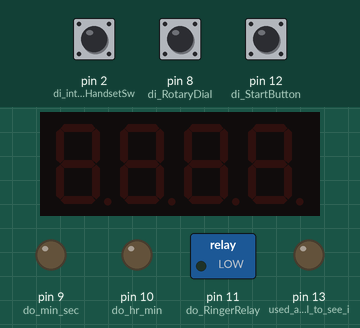
This sketch was run on a simulated Arduino Uno, built with avr-gcc and run on an emulated ATmega328P. On the bench: 4-digit seven-segment display, switched loads named in the sketch (green lamp = pin HIGH), output pins drawn as LEDs (lit = HIGH). Dashed ring = blinking. The test bench sets the inputs (shaded band); at power-on: pin 8 (di_RotaryDial) HIGH, pin 12 (di_StartButton) HIGH, pin 2 (di_interrupt_HandsetSw) HIGH.

Above: at 1.2 s.
1.3 s: pin 8 (di_RotaryDial) pulled LOW for 0.15 s
At 2.0 s:
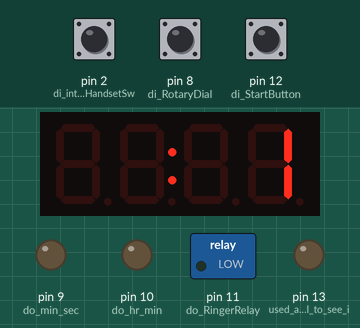
2.9 s: pin 12 (di_StartButton) pulled LOW for 0.15 s
At 4.1 s:
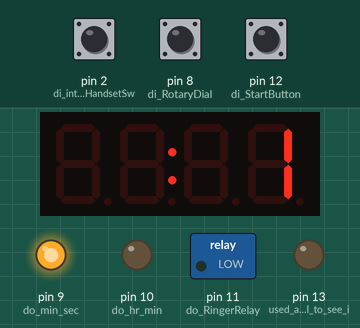
6.0 s: pin 2 (di_interrupt_HandsetSw) pulled LOW for 0.15 s
At 6.8 s:
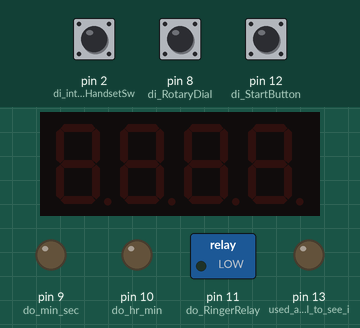
7.7 s: pin 2 (di_interrupt_HandsetSw) pulled LOW for 3.2 s
At 11.9 s:
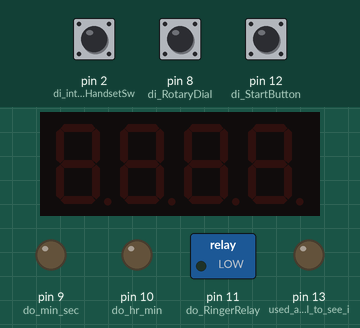
12.4 s: pin 8 (di_RotaryDial) pulled LOW for 1 s
At 12.9 s:
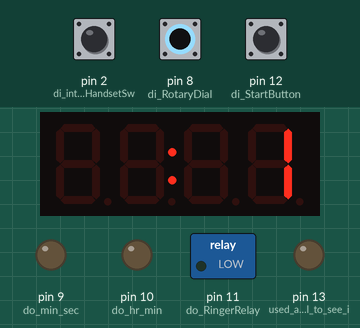
14.9 s: pin 12 (di_StartButton) pulled LOW for 1 s
At 16.81 s:
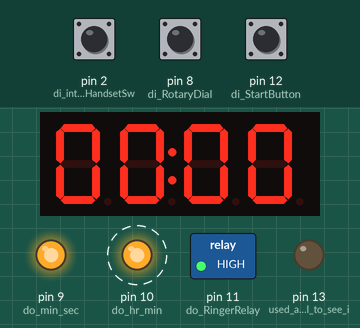
Timing chart, 0 to 19.9 s (numbered marks = the images above; inputs shaded):
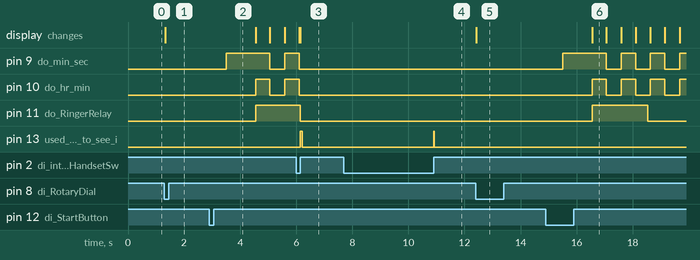

Measured:
- after the input at 1.3 s, the display: changes at once (image 1)
- after the input at 2.9 s, pin 9 (do_min_sec): LOW → HIGH after 0.60 s, → LOW 1.6 s later, → HIGH 0.52 s later; pin 10 (do_hr_min): LOW → HIGH after 1.7 s, → LOW 0.50 s later, → HIGH 0.52 s later; pin 11 (do_RingerRelay): LOW → HIGH after 1.7 s
- after the input at 6.0 s, pin 9 (do_min_sec), pin 10 (do_hr_min): goes on until 6.1 s, then stays LOW; pin 11 (do_RingerRelay): HIGH → LOW after 0.15 s instead of 0.54 s; pin 13 (used_as_a_visual_to_see_i): LOW → HIGH after 0.15 s, → LOW 0.07 s later
- after the input at 7.7 s, pin 13 (used_as_a_visual_to_see_i): LOW → HIGH after 3.2 s, → LOW 0.03 s later
- after the input at 12.4 s, the display: changes at once (image 5)
- after the input at 14.9 s, pin 9 (do_min_sec): LOW → HIGH after 0.60 s, then repeats every 1.0 s: LOW 0.52 s, HIGH 0.52 s; pin 10 (do_hr_min): alternates HIGH for 0.52 s and LOW for 0.52 s, starting after 1.7 s; pin 11 (do_RingerRelay): LOW → HIGH after 1.7 s, → LOW 2.0 s later; the display: changes after 1.7 s (image 6)
- what the display in image 6 shows lasts 0.5 s, from 16.6 s to 17.1 s

The sketch:

Rotary_Phone_Timer.ino
```cpp
#include <Arduino.h>
#include <TM1637Display.h>

/*
 * Rotary Phone Timer
 * V1.0.0
 */

//declaring pins
const byte do_RingerRelay = 11;          // digital output relay pin (to turn ringer on)
const byte do_hr_min = 10;               // digital output for hr/min LED
const byte do_min_sec = 9;               // digital output for min/sec LED
const byte di_StartButton = 12;          // digital input pin for PB to start timer
const byte di_RotaryDial = 8;            // digital input pin for rotary dial pulses
const byte di_interrupt_HandsetSw = 2;   // digital input pin for shutting off the ringer
const byte CLK = 4;                      // digital pin for the display CLK pin
const byte DIO = 5;                      // digital pin for the display DIO pin

const byte brightness = 4;               // brightness variable for display (0 is dimmest, 7 is brightest)

volatile byte inum = 1;                  // variable to count how many numbers have been input
volatile byte input_1 = 0;
volatile byte input_2 = 0;
volatile byte input_3 = 0;
volatile byte input_4 = 0;

volatile byte start_btn_state = HIGH;    // variable for start button state
volatile byte btn_press_type = 0;        // variable for single or double start button press

volatile byte pulse_count = 0;           // variable for how many pulses the rotary dial outputs
volatile byte count = 0;                 // variable for temporarily counting pulses until a single rotary dial input sequence is done
volatile byte pulse_state = LOW;         // variable for rotary dial pulse state
volatile byte prev_pulse_state = LOW;    // variable for previous rotary dial pulse state
volatile bool firsttime = true;          // variable to know if rotary dial input is in the first pulse or not

unsigned long COUNTDOWN_TIME = 0;        // variable for time (in sec) that is inputted

volatile unsigned long pulsetime_last = millis();      //
volatile unsigned long mainloop_time = millis();       //

// Create a display object of type TM1637Display
TM1637Display display(CLK, DIO);

void setup() {
  // put your setup code here, to run once:

  pinMode(do_RingerRelay, OUTPUT);                     // declare do_RingerRelay as output
  pinMode(do_hr_min, OUTPUT);                          // declare do_hr_min as output
  pinMode(do_min_sec, OUTPUT);                         // declare do_min_sec as output
  pinMode(di_RotaryDial, INPUT_PULLUP);                // declare di_RotaryDial as pullup input
  pinMode(di_interrupt_HandsetSw, INPUT_PULLUP);       // declare di_interrupt_HandsetSw as pullup input
  pinMode(di_StartButton, INPUT_PULLUP);               // declare di_StartButton as pullup input
  attachInterrupt(digitalPinToInterrupt(di_interrupt_HandsetSw), reset, RISING);  // make di_interrupt_HandsetSw a interrupt input pin

  pinMode(13, OUTPUT);                                 // used as a visual to see if reset was triggered

  // Set baud rate for serial monitor, can de-activate later
  //Serial.begin(9600);

  // Clear the display on program start-up
  display.setBrightness(brightness, false);
  display.clear(); // just using clear wasn't working properly so needed to set the brightness but turn the display off with false first

  // Set the display brightness
  display.setBrightness(brightness);
}

void loop() {
  digitalWrite(13, LOW);       // just used as a visual to see if reset was triggered, set back to low here after a reset
  display.setBrightness(brightness, true); // Needed to set display brightness back to 0 and on after the reset() function
  mainloop_time = millis();
  if (inum <= 4) {
    // Read the state of the rotary dial switch (reads HIGH when actuated)
    pulse_state = digitalRead(di_RotaryDial);
    // Set pulse count if no pulses detected
    if (((mainloop_time - pulsetime_last) >= 150) && (pulse_state == LOW)) {
      pulse_count = count;
      count = 0; // Reset count after displaying it so pulses count correctly next time rotary dial is used
      firsttime = true; //reset to true for next time the rotary dial is used
    } else if (pulse_state != prev_pulse_state) {  // Go to function to add pulse when change of pulse state is detected
      RotaryInput();
      delay(5); //Slight delay to avoid bouncing (only delay when change in pulse state is detected so not to delay every single loop thru)
    }
  }

  // Don't count pulses and update display if the first entry is a 0
  if ((inum == 1) && (pulse_count == 10)) {
    pulse_count = 0;
  } else {
    // if rotary input detected, store pulse count in correct register
    if (pulse_count > 0) {
      // Convert pulse_count of 10 into 0
      if (pulse_count == 10) {
        pulse_count = 0;
      }
      // Set the input values so each one is saved in the order inputted
      if (inum == 1) {
        input_1 = pulse_count;
      } else if (inum == 2) {
        input_2 = pulse_count;
      } else if (inum == 3) {
        input_3 = pulse_count;
      } else if (inum == 4) {
        input_4 = pulse_count;
      }

      COUNTDOWN_TIME = UpdateDisplay(pulse_count, input_1, input_2, input_3, input_4);
      pulse_count = 0; // Reset pulse count after displaying it so pulses count correctly next time rotary dial is used
      inum++; // index the inum count so input digit is in correct spot
    }
  }

  // Check for the start button being pressed
  start_btn_state = digitalRead(di_StartButton);
  // If button is pressed, begin sequence of events to start the timer
  if ((start_btn_state == LOW) && (COUNTDOWN_TIME != 0)) {
    SingleorDouble(); // Function to detect single or double button press
    StartTimer(); // Function to start timer count down
  }
}

void RotaryInput() {
  if ((pulse_state == HIGH) && (firsttime == true)) { //Pulse state went from low to high AND it's first pulse of the dial
    pulsetime_last = millis();
    count++;
    firsttime = false;
  } else if ((pulse_state == HIGH) && ((mainloop_time - pulsetime_last) < 150)) { //Pulse state went from low to high but it's not the first pulse of the dial
    count++;
    pulsetime_last = millis();
  }
  prev_pulse_state = pulse_state;
}

int UpdateDisplay(int number, byte digit_1, byte digit_2, byte digit_3, byte digit_4) {
  int total_time_sec = 0;
  int total_time_mod = 0;
  byte first_two = 0;
  byte last_two = 0;
  // Determine number to display as numbers are input from rotary dial
  if (inum == 1) {
    total_time_sec = number;
    last_two = number;
  } else if (inum == 2) {
    total_time_sec = ((digit_1 * 10) + number);
    last_two = total_time_sec;
  } else if (inum == 3) {
    total_time_sec = ((digit_1 * 60) + (digit_2 * 10) + number);
    first_two = digit_1;
    last_two = (digit_2 * 10) + digit_3;
  } else if (inum == 4) {
    total_time_sec = (((digit_1 * 10) + digit_2) * 60) + ((digit_3 * 10) + number);
    first_two = (digit_1 * 10) + digit_2;
    last_two = (digit_3 * 10) + digit_4;
  }

  if ((last_two >= 60) && (last_two <= 99)) {
    total_time_mod = (first_two * 100) + last_two;
    display.showNumberDecEx(total_time_mod, 0b01000000, false);
  } else {
    int minutes = total_time_sec / 60;
    int seconds = total_time_sec % 60;
    total_time_mod = (minutes * 100) + seconds;
    display.showNumberDecEx(total_time_mod, 0b01000000, false);
  }
  return total_time_mod;
}

void SingleorDouble() {
  byte num_of_presses = 0;
  byte prev_start_btn_state = HIGH;       // variable for previous start button state
  unsigned long start_time = millis();
  unsigned long time = millis();
  while ((time - start_time) < 600) {
    start_btn_state = digitalRead(di_StartButton);
    //compare pulse_state to it's previous state
    if (start_btn_state != prev_start_btn_state) {
      // only increment the counter if the state went from HIGH to LOW
      if (start_btn_state == LOW) {
        //if the current state is LOW then the start button was pressed:
        start_time = millis(); //reset this for when it goes LOW
        num_of_presses++;
      } else {
        // if the current state is HIGH then the start button went from on to off:
        time = millis();
      }
      // Slight delay to avoid bouncing
      delay(5);
    }
    // save the current state as the last state, for next time through the loop
    prev_start_btn_state = start_btn_state;
    time = millis();
  }
  btn_press_type = num_of_presses;
}

void StartTimer() {
  unsigned long start_time = millis();
  int remaining_time = COUNTDOWN_TIME;
  int elapsed_time;
  bool HourStart = false;
  int time_to_add = 0;

  // Turn on correct LED light for hr/min or min/sec
  if (btn_press_type >= 2) {
    digitalWrite(do_hr_min, HIGH); // turn hr/min light on
  } else {
    digitalWrite(do_min_sec, HIGH); // turn min/sec light on
  }

  while (btn_press_type != 0) {
    unsigned long current_time = millis();
    if ((btn_press_type >= 2) && (remaining_time > 100)) {
      elapsed_time = (current_time - start_time) / (60000); // calculate elapsed time in minutes
      HourStart = true;
    } else if ((btn_press_type >= 2) && (remaining_time <= 100)) { // Used to switch from hr/min to min/sec once the timer reaches 1:00hr
      if (remaining_time != 100) {
        COUNTDOWN_TIME = (COUNTDOWN_TIME * 100);
      } else {
        HourStart = true;
      }
      if (HourStart == true) {
        // Restart the timer in min/sec after the hours reach 1:00hr
        COUNTDOWN_TIME = 5959;
        remaining_time = 5959;
        start_time = millis();
        current_time = millis();
      }
      // Switch to min/sec mode
      btn_press_type = 1;
      digitalWrite(do_hr_min, LOW); // turn hr/min light off
      digitalWrite(do_min_sec, HIGH); // turn min/sec light on
      elapsed_time = (current_time - start_time) / (60000); // calculate elapsed time in minutes
    } else {
      elapsed_time = (current_time - start_time) / (1000); // calculate elapsed time in seconds
    }

    remaining_time = COUNTDOWN_TIME - elapsed_time;
    display.showNumberDecEx(remaining_time, 0b01000000, false);
    int rem = 1;
    rem = remaining_time % 100;
    if ((rem == 99) && (remaining_time != 0)) {
      remaining_time = remaining_time - 40;
      COUNTDOWN_TIME = COUNTDOWN_TIME - 40;
    }

    // Go to Ringer function when time reaches zero
    if (remaining_time == 0) {
      Ringer();
    }

    //-----------------SECTION FOR INPUTTING MORE TIME WHILE TIMER SEQUNCE IS RUNNING ---------------------------------------------------------
    mainloop_time = millis();
    // Read the state of the rotary dial switch (reads HIGH when actuated)
    pulse_state = digitalRead(di_RotaryDial);
    // Set pulse count if no pulses detected
    if (((mainloop_time - pulsetime_last) >= 150) && (pulse_state == LOW)) {
      pulse_count = count;
      count = 0; // Reset count after displaying it so pulses count correctly next time rotary dial is used
      firsttime = true; //reset to true for next time the rotary dial is used
    } else if (pulse_state != prev_pulse_state) {  // Go to function to add pulse when change of pulse state is detected
      RotaryInput();
      delay(5); //Slight delay to avoid bouncing (only delay when change in pulse state is detected so not to delay every single loop thru)
    }
    // Don't count pulses and update display if the entry is a 0 (can't add 0 time)
    if (pulse_count == 10) {
      pulse_count = 0;
    } else if (pulse_count > 0) {
      // Convert remaining time displayed to remaining seconds
      long seconds;
      seconds = ((remaining_time / 100) * 60) + (remaining_time % 100);
      // Add new rotary dial input time to the COUNTDOWN_TIME (always add minutes)
      if (btn_press_type == 1) {  // When in min/sec mode, x100 added to display (minutes)
        time_to_add = (pulse_count * 100);  //Converts pulse count to minutes
      } else {   // When in hr/min mode, inputted pulse count is already in minutes, so just need to add 1min to time
        time_to_add = pulse_count;
      }
      COUNTDOWN_TIME = COUNTDOWN_TIME + time_to_add;
      pulse_count = 0; // Reset pulse count after adding it to timer so pulses count correctly next time rotary dial is used
    }
    //------------------------------------------------------------------------------------------------------------------------------------------
  }
  display.setBrightness(brightness, false);
  display.clear();
}

void Ringer() {
  unsigned long start_time = millis();
  unsigned long prev_display_time = millis();
  unsigned long prev_ring_time = millis();
  unsigned long current_time = millis();
  bool display_on = true;
  bool prev_display_on = false;
  byte ringer_on = HIGH;
  display.showNumberDecEx(0, 0b01000000, true); // Display "00:00" (turn on to start)
  digitalWrite(do_hr_min, HIGH); // turn hr/min light on (turn on to start)
  digitalWrite(do_min_sec, HIGH); // turn min/sec light on (turn on to start)
  digitalWrite(do_RingerRelay, HIGH); // Turn ringer on to start
  // Loop through alarm/ringer sequence for 30min, after 30min it will auto-shutoff (or when phone in hung-up)
  while ((btn_press_type != 0) && ((current_time - start_time) < 1800000)) {
    // Blink on and off "00:00" every 500ms
    if ((current_time - prev_display_time) > 500) {
      if (display_on == true) {
        display.clear();
        digitalWrite(do_hr_min, LOW); // turn hr/min light off
        digitalWrite(do_min_sec, LOW); // turn min/sec light off
        display_on = false;
        prev_display_time = millis();
      } else {
        display.showNumberDecEx(0, 0b01000000, true);
        digitalWrite(do_hr_min, HIGH); // turn hr/min light on
        digitalWrite(do_min_sec, HIGH); // turn min/sec light on
        display_on = true;
        prev_display_time = millis();
      }
    }
    // Ring cadence; 2sec on, 4sec off
    if (((current_time - prev_ring_time) > 2000) && (ringer_on == HIGH)) {
      digitalWrite(do_RingerRelay, LOW); // turn ringer off
      prev_ring_time = millis();
      ringer_on = LOW;
    } else if (((current_time - prev_ring_time) > 4000) && (ringer_on == LOW)) {
      digitalWrite(do_RingerRelay, HIGH); // turn ringer off
      prev_ring_time = millis();
      ringer_on = HIGH;
    }
    current_time = millis();

    //-----------------SECTION FOR INPUTTING MORE TIME WHILE RINGER SEQUNCE IS ON ---------------------------------------------
    mainloop_time = millis();
    // Read the state of the rotary dial switch (reads HIGH when actuated)
    pulse_state = digitalRead(di_RotaryDial);
    // Set pulse count if no pulses detected
    if (((mainloop_time - pulsetime_last) >= 150) && (pulse_state == LOW)) {
      pulse_count = count;
      count = 0; // Reset count after displaying it so pulses count correctly next time rotary dial is used
      firsttime = true; //reset to true for next time the rotary dial is used
    } else if (pulse_state != prev_pulse_state) {  // Go to function to add pulse when change of pulse state is detected
      RotaryInput();
      delay(5); //Slight delay to avoid bouncing (only delay when change in pulse state is detected so not to delay every single loop thru)
    }
    // Don't count pulses and update display if the entry is a 0 (can't add 0 time)
    if (pulse_count == 10) {
      pulse_count = 0;
    } else if (pulse_count > 0) {
      // Set the inputs so UpdateDisplay() function works properly
      input_1 = pulse_count;
      input_2 = 0;
      input_3 = 0;
      input_4 = 0;
      inum = 1; // Forces this back to first input so UpdateDisplay() function works properly
      COUNTDOWN_TIME = UpdateDisplay(pulse_count, input_1, input_2, input_3, input_4);
      digitalWrite(do_RingerRelay, LOW);     // turn ringer off before going back into timer function
      digitalWrite(do_hr_min, LOW); // turn hr/min light off
      digitalWrite(do_min_sec, LOW); // turn min/sec light off
      btn_press_type = 2; // Forces timer to go into hr/min mode regardless of what mode it was originally in
      pulse_count = 0; // Reset pulse count after displaying it so pulses count correctly next time rotary dial is used
      StartTimer(); // Function to start timer again with added time to it (in minutes)
    }
    //---------------------------------------------------------------------------------------------------------------------------
  }
  reset();
}

void reset() {
  digitalWrite(13, HIGH);             // just used as a visual to see if reset was triggered
  digitalWrite(do_RingerRelay, LOW);  // turn ringer off
  display.setBrightness(brightness, false);
  display.clear();
  digitalWrite(do_hr_min, LOW);  // turn hr/min light off
  digitalWrite(do_min_sec, LOW);  // turn min/sec light off
  pulse_count = 0;
  count = 0;
  pulse_state = LOW;
  inum = 1;
  start_btn_state = HIGH;
  btn_press_type = 0;
  input_1 = 0;
  input_2 = 0;
  input_3 = 0;
  input_4 = 0;
  COUNTDOWN_TIME = 0;
  firsttime = true;
  prev_pulse_state = LOW;
}
```
